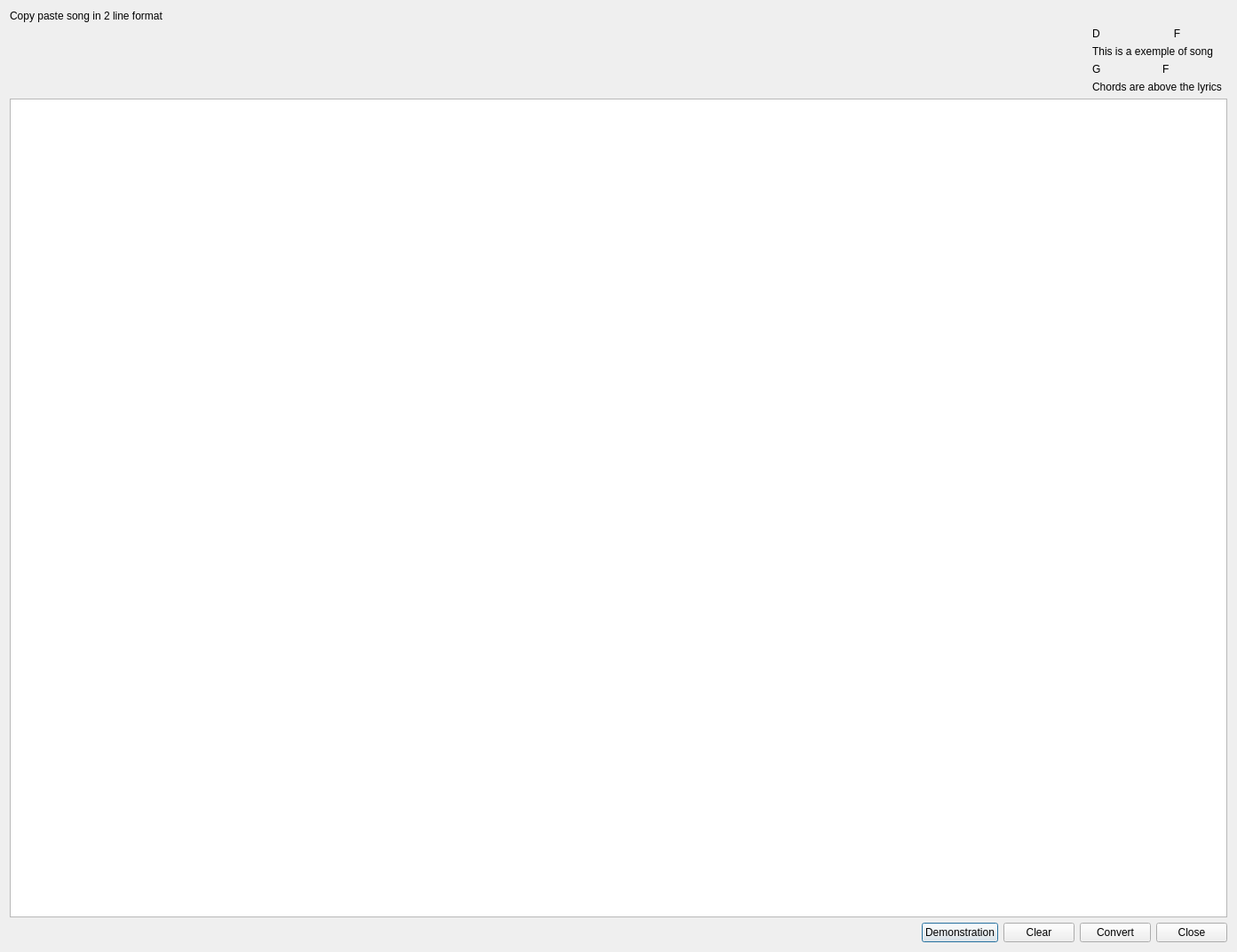
<?xml version="1.0" encoding="UTF-8"?>
<ui version="4.0">
 <class>DialogTwoLinesToChordPro</class>
 <widget class="QDialog" name="DialogTwoLinesToChordPro">
  <property name="geometry">
   <rect>
    <x>0</x>
    <y>0</y>
    <width>1393</width>
    <height>1072</height>
   </rect>
  </property>
  <property name="windowTitle">
   <string>Format 2 lines to chordpro converter</string>
  </property>
  <layout class="QHBoxLayout" name="horizontalLayout_7">
   <item>
    <layout class="QVBoxLayout" name="verticalLayout_9">
     <item>
      <layout class="QHBoxLayout" name="horizontalLayout_6">
       <item>
        <layout class="QVBoxLayout" name="verticalLayout_2">
         <item>
          <widget class="QLabel" name="label">
           <property name="text">
            <string>Copy paste song in 2 line format </string>
           </property>
          </widget>
         </item>
         <item>
          <layout class="QHBoxLayout" name="horizontalLayout_2">
           <item>
            <spacer name="horizontalSpacer_2">
             <property name="orientation">
              <enum>Qt::Horizontal</enum>
             </property>
             <property name="sizeHint" stdset="0">
              <size>
               <width>40</width>
               <height>20</height>
              </size>
             </property>
            </spacer>
           </item>
           <item>
            <layout class="QVBoxLayout" name="verticalLayout">
             <item>
              <widget class="QLabel" name="label_2">
               <property name="text">
                <string>D                         F </string>
               </property>
              </widget>
             </item>
             <item>
              <widget class="QLabel" name="label_3">
               <property name="text">
                <string>This is a exemple of song </string>
               </property>
              </widget>
             </item>
             <item>
              <widget class="QLabel" name="label_4">
               <property name="text">
                <string>G                     F</string>
               </property>
              </widget>
             </item>
             <item>
              <widget class="QLabel" name="label_5">
               <property name="text">
                <string>Chords are above the lyrics</string>
               </property>
              </widget>
             </item>
            </layout>
           </item>
          </layout>
         </item>
        </layout>
       </item>
       <item>
        <widget class="FormInputOutputChord" name="widget" native="true"/>
       </item>
       <item>
        <layout class="QHBoxLayout" name="horizontalLayout_5"/>
       </item>
      </layout>
     </item>
     <item>
      <widget class="QPlainTextEdit" name="plainTextEdit">
       <property name="plainText">
        <string/>
       </property>
      </widget>
     </item>
     <item>
      <layout class="QHBoxLayout" name="horizontalLayout">
       <item>
        <spacer name="horizontalSpacer">
         <property name="orientation">
          <enum>Qt::Horizontal</enum>
         </property>
         <property name="sizeHint" stdset="0">
          <size>
           <width>40</width>
           <height>20</height>
          </size>
         </property>
        </spacer>
       </item>
       <item>
        <widget class="QPushButton" name="pushButtonDemo">
         <property name="text">
          <string>Demonstration</string>
         </property>
        </widget>
       </item>
       <item>
        <widget class="QPushButton" name="pushButtonClear">
         <property name="text">
          <string>Clear</string>
         </property>
        </widget>
       </item>
       <item>
        <widget class="QPushButton" name="pushButtonConvert">
         <property name="text">
          <string>Convert</string>
         </property>
        </widget>
       </item>
       <item>
        <widget class="QPushButton" name="pushButtonClose">
         <property name="text">
          <string>Close</string>
         </property>
        </widget>
       </item>
      </layout>
     </item>
    </layout>
   </item>
  </layout>
 </widget>
 <customwidgets>
  <customwidget>
   <class>FormInputOutputChord</class>
   <extends>QWidget</extends>
   <header>forminputoutputchord.h</header>
   <container>1</container>
  </customwidget>
 </customwidgets>
 <resources/>
 <connections/>
</ui>
